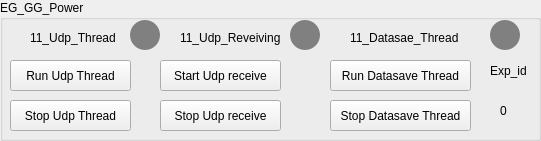
    <widget class="QGroupBox" name="groupBox_30">
     <property name="geometry">
      <rect>
       <x>540</x>
       <y>300</y>
       <width>541</width>
       <height>141</height>
      </rect>
     </property>
     <property name="title">
      <string>EG_GG_Power</string>
     </property>
     <widget class="QPushButton" name="pushButton_186">
      <property name="geometry">
       <rect>
        <x>290</x>
        <y>20</y>
        <width>30</width>
        <height>30</height>
       </rect>
      </property>
      <property name="styleSheet">
       <string notr="true">border-radius:15px;
background-color:grey;
</string>
      </property>
      <property name="text">
       <string/>
      </property>
     </widget>
     <widget class="QPushButton" name="pushButton_187">
      <property name="geometry">
       <rect>
        <x>160</x>
        <y>60</y>
        <width>121</width>
        <height>31</height>
       </rect>
      </property>
      <property name="text">
       <string>Start Udp receive</string>
      </property>
     </widget>
     <widget class="QPushButton" name="pushButton_188">
      <property name="geometry">
       <rect>
        <x>330</x>
        <y>60</y>
        <width>141</width>
        <height>31</height>
       </rect>
      </property>
      <property name="text">
       <string>Run Datasave Thread</string>
      </property>
     </widget>
     <widget class="QPushButton" name="pushButton_189">
      <property name="geometry">
       <rect>
        <x>160</x>
        <y>100</y>
        <width>121</width>
        <height>31</height>
       </rect>
      </property>
      <property name="text">
       <string>Stop Udp receive</string>
      </property>
     </widget>
     <widget class="QLabel" name="label_139">
      <property name="geometry">
       <rect>
        <x>30</x>
        <y>30</y>
        <width>91</width>
        <height>16</height>
       </rect>
      </property>
      <property name="text">
       <string>11_Udp_Thread</string>
      </property>
     </widget>
     <widget class="QPushButton" name="pushButton_190">
      <property name="geometry">
       <rect>
        <x>130</x>
        <y>20</y>
        <width>30</width>
        <height>30</height>
       </rect>
      </property>
      <property name="styleSheet">
       <string notr="true">border-radius:15px;
background-color:grey;
</string>
      </property>
      <property name="text">
       <string/>
      </property>
     </widget>
     <widget class="QLabel" name="label_140">
      <property name="geometry">
       <rect>
        <x>180</x>
        <y>30</y>
        <width>101</width>
        <height>16</height>
       </rect>
      </property>
      <property name="text">
       <string>11_Udp_Reveiving</string>
      </property>
     </widget>
     <widget class="QPushButton" name="pushButton_191">
      <property name="geometry">
       <rect>
        <x>330</x>
        <y>100</y>
        <width>141</width>
        <height>31</height>
       </rect>
      </property>
      <property name="text">
       <string>Stop Datasave Thread</string>
      </property>
     </widget>
     <widget class="QPushButton" name="pushButton_192">
      <property name="geometry">
       <rect>
        <x>10</x>
        <y>60</y>
        <width>121</width>
        <height>31</height>
       </rect>
      </property>
      <property name="text">
       <string>Run Udp Thread</string>
      </property>
     </widget>
     <widget class="QPushButton" name="pushButton_193">
      <property name="geometry">
       <rect>
        <x>490</x>
        <y>20</y>
        <width>30</width>
        <height>30</height>
       </rect>
      </property>
      <property name="styleSheet">
       <string notr="true">border-radius:15px;
background-color:grey
;
</string>
      </property>
      <property name="text">
       <string/>
      </property>
     </widget>
     <widget class="QPushButton" name="pushButton_194">
      <property name="geometry">
       <rect>
        <x>10</x>
        <y>100</y>
        <width>121</width>
        <height>31</height>
       </rect>
      </property>
      <property name="text">
       <string>Stop Udp Thread</string>
      </property>
     </widget>
     <widget class="QLabel" name="label_141">
      <property name="geometry">
       <rect>
        <x>350</x>
        <y>30</y>
        <width>121</width>
        <height>16</height>
       </rect>
      </property>
      <property name="text">
       <string>11_Datasae_Thread</string>
      </property>
     </widget>
     <widget class="QLabel" name="label_142">
      <property name="geometry">
       <rect>
        <x>490</x>
        <y>60</y>
        <width>41</width>
        <height>21</height>
       </rect>
      </property>
      <property name="text">
       <string>Exp_id</string>
      </property>
     </widget>
     <widget class="QLabel" name="label_143">
      <property name="geometry">
       <rect>
        <x>500</x>
        <y>100</y>
        <width>21</width>
        <height>21</height>
       </rect>
      </property>
      <property name="text">
       <string>0</string>
      </property>
     </widget>
    </widget>
